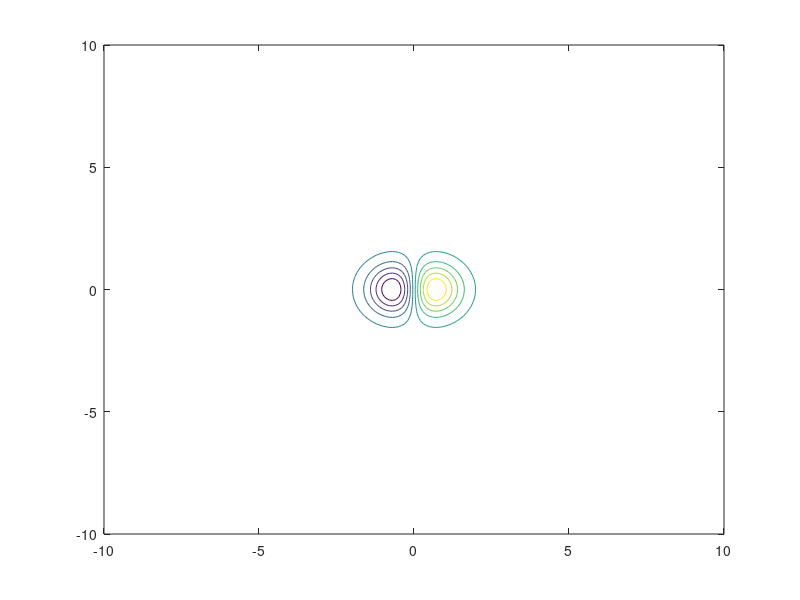

Write MATLAB code to recreate this figure. (Note: this script raises an error after producing the figure.)
clear all;
close all;
clc;

fun = @(x) x(1).*exp(-x(1).^2 - x(2).^2);
x = -10 : 0.1 : 10;
y = -10 : 0.1 : 10;
[xr, yr] = meshgrid(x, y);

figure(1);
contour(xr, yr, xr.*exp(-xr.^2 - yr.^2));

[x0, y0] = ginput(1);
hold on;
plot(x0, y0, 'r*');


currPos = [x0; y0];
I = [1 1 0 -1 -1 -1 0 1; 0 1 1 1 0 -1 -1 -1]; % 8 direction matrix
L = 0.5;
MaxIter = 1000;
tempFvals = [0, 0, 0, 0, 0, 0, 0, 0];
allCords = [currPos(1), currPos(2), fun(currPos)];

for i = 1 : MaxIter

    for j = 1 : 8
       temp = currPos + L * I(:, j);
       tempCords(j, 1) = temp(1);
       tempCords(j, 2) = temp(2);
       tempFvals(j) = fun([tempCords(j, 1), tempCords(j, 2)]);
    end
    
    minFvalPos = 1;
    
    for k = 2 : 8
        if tempFvals(k) < tempFvals(minFvalPos)
           minFvalPos = k; 
        end
    end
    
    plot(tempCords(minFvalPos, 1), tempCords(minFvalPos, 2), '.g');
    currPos = [tempCords(minFvalPos, 1); tempCords(minFvalPos, 2)];
    allCords = [allCords; currPos(1), currPos(2), fun(currPos)];
end

plot(allCords(:, 1), allCords(:, 2));

figure(2);
mesh(xr, yr, xr.*exp(-xr.^2 - yr.^2));
hold on;
plot3(allCords(1, 1), allCords(1, 2), allCords(1, 3), '*g');
plot3(allCords(:, 1), allCords(:, 2), allCords(:, 3), '-b');
plot3(allCords(size(allCords, 1), 1), allCords(size(allCords, 1), 2), allCords(size(allCords, 1), 3), '*r')